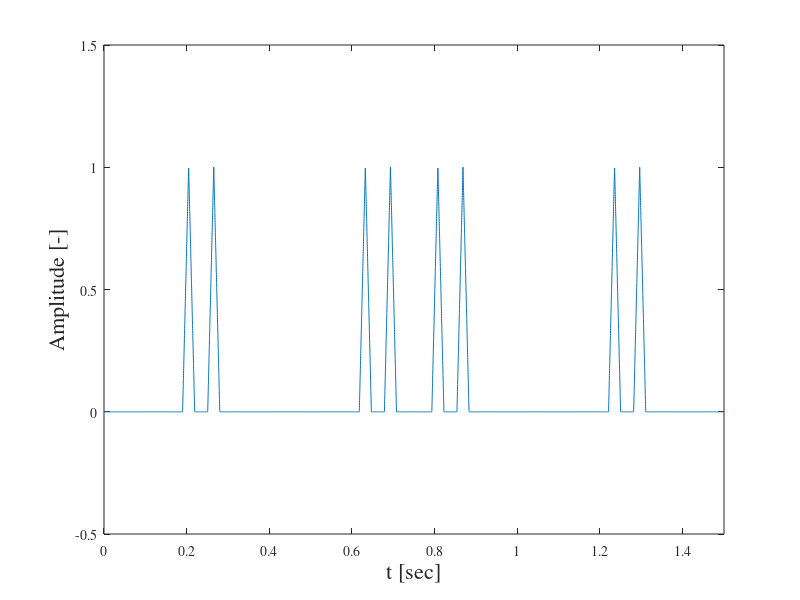

The MATLAB script that drew this image:
%% pro160a_carico

clc
clear all
close all

prex   = @(x, y, z, t)...
                ((1.*(y>=2.3).*(y<=3.6).*(z==6.5)).*...
                (((x>=0).*(x<=0.55/2)).*((t>=0).*(t<=((2*0.65)./(160./3.60))).*(1-abs(t-0.65./(160./3.60))/(0.65./(160./3.60)))+(t>=((2.7)./(160./3.60))).*(t<=((2.7+2*0.65)./(160./3.60))).*(1-abs(t-(2.7+1.*0.65)./(160./3.60))/(0.65./(160./3.60)))+(t>=((19)./(160./3.60))).*(t<=((19+2*0.65)./(160./3.60))).*(1-abs(t-(19+1.*0.65)./(160./3.60))/(0.65./(160./3.60)))+(t>=((21.7)./(160./3.60))).*(t<=((21.7+2*0.65)./(160./3.60))).*(1-abs(t-(21.7+1.*0.65)./(160./3.60))/(0.65./(160./3.60)))+(t>=((26.8)./(160./3.60))).*(t<=((26.8+2*0.65)./(160./3.60))).*(1-abs(t-(26.8+1.*0.65)./(160./3.60))/(0.65./(160./3.60)))+(t>=((29.5)./(160./3.60))).*(t<=((29.5+2*0.65)./(160./3.60))).*(1-abs(t-(29.5+1.*0.65)./(160./3.60))/(0.65./(160./3.60)))+(t>=((45.8)./(160./3.60))).*(t<=((45.8+2*0.65)./(160./3.60))).*(1-abs(t-(45.8+1.*0.65)./(160./3.60))/(0.65./(160./3.60)))+(t>=(48.5)./(160./3.60)).*(t<=((48.5+2*0.65)./(160./3.60))).*(1-abs(t-(48.5+1.*0.65)./(160./3.60))/(0.65./(160./3.60))))+...
                ((x>=(1*0.65-0.55/2)).*(x<=(1*0.65+0.55/2))).*((t>=(1*0.65./(160./3.60))).*(t<=((3*0.65)./(160./3.60))).*(1-abs(t-2.*0.65./(160./3.60))/(0.65./(160./3.60)))+(t>=((1*0.65+2.7)./(160./3.60))).*(t<=((2.7+3*0.65)./(160./3.60))).*(1-abs(t-(2.7+2.*0.65)./(160./3.60))/(0.65./(160./3.60)))+(t>=((1*0.65+19)./(160./3.60))).*(t<=((19+3*0.65)./(160./3.60))).*(1-abs(t-(19+2.*0.65)./(160./3.60))/(0.65./(160./3.60)))+(t>=((1*0.65+21.7)./(160./3.60))).*(t<=((21.7+3*0.65)./(160./3.60))).*(1-abs(t-(21.7+2.*0.65)./(160./3.60))/(0.65./(160./3.60)))+(t>=((1*0.65+26.8)./(160./3.60))).*(t<=((26.8+3*0.65)./(160./3.60))).*(1-abs(t-(26.8+2.*0.65)./(160./3.60))/(0.65./(160./3.60)))+(t>=((1*0.65+29.5)./(160./3.60))).*(t<=((29.5+3*0.65)./(160./3.60))).*(1-abs(t-(29.5+2.*0.65)./(160./3.60))/(0.65./(160./3.60)))+(t>=((1*0.65+45.8)./(160./3.60))).*(t<=((45.8+3*0.65)./(160./3.60))).*(1-abs(t-(45.8+2.*0.65)./(160./3.60))/(0.65./(160./3.60)))+(t>=(1*0.65+48.5)./(160./3.60)).*(t<=((48.5+3*0.65)./(160./3.60))).*(1-abs(t-(48.5+2.*0.65)./(160./3.60))/(0.65./(160./3.60))))+...
                ((x>=(2*0.65-0.55/2)).*(x<=(2*0.65+0.55/2))).*((t>=(2*0.65./(160./3.60))).*(t<=((4*0.65)./(160./3.60))).*(1-abs(t-3.*0.65./(160./3.60))/(0.65./(160./3.60)))+(t>=((2*0.65+2.7)./(160./3.60))).*(t<=((2.7+4*0.65)./(160./3.60))).*(1-abs(t-(2.7+3.*0.65)./(160./3.60))/(0.65./(160./3.60)))+(t>=((2*0.65+19)./(160./3.60))).*(t<=((19+4*0.65)./(160./3.60))).*(1-abs(t-(19+3.*0.65)./(160./3.60))/(0.65./(160./3.60)))+(t>=((2*0.65+21.7)./(160./3.60))).*(t<=((21.7+4*0.65)./(160./3.60))).*(1-abs(t-(21.7+3.*0.65)./(160./3.60))/(0.65./(160./3.60)))+(t>=((2*0.65+26.8)./(160./3.60))).*(t<=((26.8+4*0.65)./(160./3.60))).*(1-abs(t-(26.8+3.*0.65)./(160./3.60))/(0.65./(160./3.60)))+(t>=((2*0.65+29.5)./(160./3.60))).*(t<=((29.5+4*0.65)./(160./3.60))).*(1-abs(t-(29.5+3.*0.65)./(160./3.60))/(0.65./(160./3.60)))+(t>=((2*0.65+45.8)./(160./3.60))).*(t<=((45.8+4*0.65)./(160./3.60))).*(1-abs(t-(45.8+3.*0.65)./(160./3.60))/(0.65./(160./3.60)))+(t>=(2*0.65+48.5)./(160./3.60)).*(t<=((48.5+4*0.65)./(160./3.60))).*(1-abs(t-(48.5+3.*0.65)./(160./3.60))/(0.65./(160./3.60))))+...
                ((x>=(3*0.65-0.55/2)).*(x<=(3*0.65+0.55/2))).*((t>=(3*0.65./(160./3.60))).*(t<=((5*0.65)./(160./3.60))).*(1-abs(t-4.*0.65./(160./3.60))/(0.65./(160./3.60)))+(t>=((3*0.65+2.7)./(160./3.60))).*(t<=((2.7+5*0.65)./(160./3.60))).*(1-abs(t-(2.7+4.*0.65)./(160./3.60))/(0.65./(160./3.60)))+(t>=((3*0.65+19)./(160./3.60))).*(t<=((19+5*0.65)./(160./3.60))).*(1-abs(t-(19+4.*0.65)./(160./3.60))/(0.65./(160./3.60)))+(t>=((3*0.65+21.7)./(160./3.60))).*(t<=((21.7+5*0.65)./(160./3.60))).*(1-abs(t-(21.7+4.*0.65)./(160./3.60))/(0.65./(160./3.60)))+(t>=((3*0.65+26.8)./(160./3.60))).*(t<=((26.8+5*0.65)./(160./3.60))).*(1-abs(t-(26.8+4.*0.65)./(160./3.60))/(0.65./(160./3.60)))+(t>=((3*0.65+29.5)./(160./3.60))).*(t<=((29.5+5*0.65)./(160./3.60))).*(1-abs(t-(29.5+4.*0.65)./(160./3.60))/(0.65./(160./3.60)))+(t>=((3*0.65+45.8)./(160./3.60))).*(t<=((45.8+5*0.65)./(160./3.60))).*(1-abs(t-(45.8+4.*0.65)./(160./3.60))/(0.65./(160./3.60)))+(t>=(3*0.65+48.5)./(160./3.60)).*(t<=((48.5+5*0.65)./(160./3.60))).*(1-abs(t-(48.5+4.*0.65)./(160./3.60))/(0.65./(160./3.60))))+...
                ((x>=(4*0.65-0.55/2)).*(x<=(4*0.65+0.55/2))).*((t>=(4*0.65./(160./3.60))).*(t<=((6*0.65)./(160./3.60))).*(1-abs(t-5.*0.65./(160./3.60))/(0.65./(160./3.60)))+(t>=((4*0.65+2.7)./(160./3.60))).*(t<=((2.7+6*0.65)./(160./3.60))).*(1-abs(t-(2.7+5.*0.65)./(160./3.60))/(0.65./(160./3.60)))+(t>=((4*0.65+19)./(160./3.60))).*(t<=((19+6*0.65)./(160./3.60))).*(1-abs(t-(19+5.*0.65)./(160./3.60))/(0.65./(160./3.60)))+(t>=((4*0.65+21.7)./(160./3.60))).*(t<=((21.7+6*0.65)./(160./3.60))).*(1-abs(t-(21.7+5.*0.65)./(160./3.60))/(0.65./(160./3.60)))+(t>=((4*0.65+26.8)./(160./3.60))).*(t<=((26.8+6*0.65)./(160./3.60))).*(1-abs(t-(26.8+5.*0.65)./(160./3.60))/(0.65./(160./3.60)))+(t>=((4*0.65+29.5)./(160./3.60))).*(t<=((29.5+6*0.65)./(160./3.60))).*(1-abs(t-(29.5+5.*0.65)./(160./3.60))/(0.65./(160./3.60)))+(t>=((4*0.65+45.8)./(160./3.60))).*(t<=((45.8+6*0.65)./(160./3.60))).*(1-abs(t-(45.8+5.*0.65)./(160./3.60))/(0.65./(160./3.60)))+(t>=(4*0.65+48.5)./(160./3.60)).*(t<=((48.5+6*0.65)./(160./3.60))).*(1-abs(t-(48.5+5.*0.65)./(160./3.60))/(0.65./(160./3.60))))+...
                ((x>=(5*0.65-0.55/2)).*(x<=(5*0.65+0.55/2))).*((t>=(5*0.65./(160./3.60))).*(t<=((7*0.65)./(160./3.60))).*(1-abs(t-6.*0.65./(160./3.60))/(0.65./(160./3.60)))+(t>=((5*0.65+2.7)./(160./3.60))).*(t<=((2.7+7*0.65)./(160./3.60))).*(1-abs(t-(2.7+6.*0.65)./(160./3.60))/(0.65./(160./3.60)))+(t>=((5*0.65+19)./(160./3.60))).*(t<=((19+7*0.65)./(160./3.60))).*(1-abs(t-(19+6.*0.65)./(160./3.60))/(0.65./(160./3.60)))+(t>=((5*0.65+21.7)./(160./3.60))).*(t<=((21.7+7*0.65)./(160./3.60))).*(1-abs(t-(21.7+6.*0.65)./(160./3.60))/(0.65./(160./3.60)))+(t>=((5*0.65+26.8)./(160./3.60))).*(t<=((26.8+7*0.65)./(160./3.60))).*(1-abs(t-(26.8+6.*0.65)./(160./3.60))/(0.65./(160./3.60)))+(t>=((5*0.65+29.5)./(160./3.60))).*(t<=((29.5+7*0.65)./(160./3.60))).*(1-abs(t-(29.5+6.*0.65)./(160./3.60))/(0.65./(160./3.60)))+(t>=((5*0.65+45.8)./(160./3.60))).*(t<=((45.8+7*0.65)./(160./3.60))).*(1-abs(t-(45.8+6.*0.65)./(160./3.60))/(0.65./(160./3.60)))+(t>=(5*0.65+48.5)./(160./3.60)).*(t<=((48.5+7*0.65)./(160./3.60))).*(1-abs(t-(48.5+6.*0.65)./(160./3.60))/(0.65./(160./3.60))))+...
                ((x>=(6*0.65-0.55/2)).*(x<=(6*0.65+0.55/2))).*((t>=(6*0.65./(160./3.60))).*(t<=((8*0.65)./(160./3.60))).*(1-abs(t-7.*0.65./(160./3.60))/(0.65./(160./3.60)))+(t>=((6*0.65+2.7)./(160./3.60))).*(t<=((2.7+8*0.65)./(160./3.60))).*(1-abs(t-(2.7+7.*0.65)./(160./3.60))/(0.65./(160./3.60)))+(t>=((6*0.65+19)./(160./3.60))).*(t<=((19+8*0.65)./(160./3.60))).*(1-abs(t-(19+7.*0.65)./(160./3.60))/(0.65./(160./3.60)))+(t>=((6*0.65+21.7)./(160./3.60))).*(t<=((21.7+8*0.65)./(160./3.60))).*(1-abs(t-(21.7+7.*0.65)./(160./3.60))/(0.65./(160./3.60)))+(t>=((6*0.65+26.8)./(160./3.60))).*(t<=((26.8+8*0.65)./(160./3.60))).*(1-abs(t-(26.8+7.*0.65)./(160./3.60))/(0.65./(160./3.60)))+(t>=((6*0.65+29.5)./(160./3.60))).*(t<=((29.5+8*0.65)./(160./3.60))).*(1-abs(t-(29.5+7.*0.65)./(160./3.60))/(0.65./(160./3.60)))+(t>=((6*0.65+45.8)./(160./3.60))).*(t<=((45.8+8*0.65)./(160./3.60))).*(1-abs(t-(45.8+7.*0.65)./(160./3.60))/(0.65./(160./3.60)))+(t>=(6*0.65+48.5)./(160./3.60)).*(t<=((48.5+8*0.65)./(160./3.60))).*(1-abs(t-(48.5+7.*0.65)./(160./3.60))/(0.65./(160./3.60))))+...
                ((x>=(7*0.65-0.55/2)).*(x<=(7*0.65+0.55/2))).*((t>=(7*0.65./(160./3.60))).*(t<=((9*0.65)./(160./3.60))).*(1-abs(t-8.*0.65./(160./3.60))/(0.65./(160./3.60)))+(t>=((7*0.65+2.7)./(160./3.60))).*(t<=((2.7+9*0.65)./(160./3.60))).*(1-abs(t-(2.7+8.*0.65)./(160./3.60))/(0.65./(160./3.60)))+(t>=((7*0.65+19)./(160./3.60))).*(t<=((19+9*0.65)./(160./3.60))).*(1-abs(t-(19+8.*0.65)./(160./3.60))/(0.65./(160./3.60)))+(t>=((7*0.65+21.7)./(160./3.60))).*(t<=((21.7+9*0.65)./(160./3.60))).*(1-abs(t-(21.7+8.*0.65)./(160./3.60))/(0.65./(160./3.60)))+(t>=((7*0.65+26.8)./(160./3.60))).*(t<=((26.8+9*0.65)./(160./3.60))).*(1-abs(t-(26.8+8.*0.65)./(160./3.60))/(0.65./(160./3.60)))+(t>=((7*0.65+29.5)./(160./3.60))).*(t<=((29.5+9*0.65)./(160./3.60))).*(1-abs(t-(29.5+8.*0.65)./(160./3.60))/(0.65./(160./3.60)))+(t>=((7*0.65+45.8)./(160./3.60))).*(t<=((45.8+9*0.65)./(160./3.60))).*(1-abs(t-(45.8+8.*0.65)./(160./3.60))/(0.65./(160./3.60)))+(t>=(7*0.65+48.5)./(160./3.60)).*(t<=((48.5+9*0.65)./(160./3.60))).*(1-abs(t-(48.5+8.*0.65)./(160./3.60))/(0.65./(160./3.60))))+...
                ((x>=(8*0.65-0.55/2)).*(x<=(8*0.65+0.55/2))).*((t>=(8*0.65./(160./3.60))).*(t<=((10*0.65)./(160./3.60))).*(1-abs(t-9.*0.65./(160./3.60))/(0.65./(160./3.60)))+(t>=((8*0.65+2.7)./(160./3.60))).*(t<=((2.7+10*0.65)./(160./3.60))).*(1-abs(t-(2.7+9.*0.65)./(160./3.60))/(0.65./(160./3.60)))+(t>=((8*0.65+19)./(160./3.60))).*(t<=((19+10*0.65)./(160./3.60))).*(1-abs(t-(19+9.*0.65)./(160./3.60))/(0.65./(160./3.60)))+(t>=((8*0.65+21.7)./(160./3.60))).*(t<=((21.7+10*0.65)./(160./3.60))).*(1-abs(t-(21.7+9.*0.65)./(160./3.60))/(0.65./(160./3.60)))+(t>=((8*0.65+26.8)./(160./3.60))).*(t<=((26.8+10*0.65)./(160./3.60))).*(1-abs(t-(26.8+9.*0.65)./(160./3.60))/(0.65./(160./3.60)))+(t>=((8*0.65+29.5)./(160./3.60))).*(t<=((29.5+10*0.65)./(160./3.60))).*(1-abs(t-(29.5+9.*0.65)./(160./3.60))/(0.65./(160./3.60)))+(t>=((8*0.65+45.8)./(160./3.60))).*(t<=((45.8+10*0.65)./(160./3.60))).*(1-abs(t-(45.8+9.*0.65)./(160./3.60))/(0.65./(160./3.60)))+(t>=(8*0.65+48.5)./(160./3.60)).*(t<=((48.5+10*0.65)./(160./3.60))).*(1-abs(t-(48.5+9.*0.65)./(160./3.60))/(0.65./(160./3.60))))+...
                ((x>=(9*0.65-0.55/2)).*(x<=(9*0.65+0.55/2))).*((t>=(9*0.65./(160./3.60))).*(t<=((11*0.65)./(160./3.60))).*(1-abs(t-10.*0.65./(160./3.60))/(0.65./(160./3.60)))+(t>=((9*0.65+2.7)./(160./3.60))).*(t<=((2.7+11*0.65)./(160./3.60))).*(1-abs(t-(2.7+10.*0.65)./(160./3.60))/(0.65./(160./3.60)))+(t>=((9*0.65+19)./(160./3.60))).*(t<=((19+11*0.65)./(160./3.60))).*(1-abs(t-(19+10.*0.65)./(160./3.60))/(0.65./(160./3.60)))+(t>=((9*0.65+21.7)./(160./3.60))).*(t<=((21.7+11*0.65)./(160./3.60))).*(1-abs(t-(21.7+10.*0.65)./(160./3.60))/(0.65./(160./3.60)))+(t>=((9*0.65+26.8)./(160./3.60))).*(t<=((26.8+11*0.65)./(160./3.60))).*(1-abs(t-(26.8+10.*0.65)./(160./3.60))/(0.65./(160./3.60)))+(t>=((9*0.65+29.5)./(160./3.60))).*(t<=((29.5+11*0.65)./(160./3.60))).*(1-abs(t-(29.5+10.*0.65)./(160./3.60))/(0.65./(160./3.60)))+(t>=((9*0.65+45.8)./(160./3.60))).*(t<=((45.8+11*0.65)./(160./3.60))).*(1-abs(t-(45.8+10.*0.65)./(160./3.60))/(0.65./(160./3.60)))+(t>=(9*0.65+48.5)./(160./3.60)).*(t<=((48.5+11*0.65)./(160./3.60))).*(1-abs(t-(48.5+10.*0.65)./(160./3.60))/(0.65./(160./3.60))))+...
                ((x>=(10*0.65-0.55/2)).*(x<=(10*0.65+0.55/2))).*((t>=(10*0.65./(160./3.60))).*(t<=((12*0.65)./(160./3.60))).*(1-abs(t-11.*0.65./(160./3.60))/(0.65./(160./3.60)))+(t>=((10*0.65+2.7)./(160./3.60))).*(t<=((2.7+12*0.65)./(160./3.60))).*(1-abs(t-(2.7+11.*0.65)./(160./3.60))/(0.65./(160./3.60)))+(t>=((10*0.65+19)./(160./3.60))).*(t<=((19+12*0.65)./(160./3.60))).*(1-abs(t-(19+11.*0.65)./(160./3.60))/(0.65./(160./3.60)))+(t>=((10*0.65+21.7)./(160./3.60))).*(t<=((21.7+12*0.65)./(160./3.60))).*(1-abs(t-(21.7+11.*0.65)./(160./3.60))/(0.65./(160./3.60)))+(t>=((10*0.65+26.8)./(160./3.60))).*(t<=((26.8+12*0.65)./(160./3.60))).*(1-abs(t-(26.8+11.*0.65)./(160./3.60))/(0.65./(160./3.60)))+(t>=((10*0.65+29.5)./(160./3.60))).*(t<=((29.5+12*0.65)./(160./3.60))).*(1-abs(t-(29.5+11.*0.65)./(160./3.60))/(0.65./(160./3.60)))+(t>=((10*0.65+45.8)./(160./3.60))).*(t<=((45.8+12*0.65)./(160./3.60))).*(1-abs(t-(45.8+11.*0.65)./(160./3.60))/(0.65./(160./3.60)))+(t>=(10*0.65+48.5)./(160./3.60)).*(t<=((48.5+12*0.65)./(160./3.60))).*(1-abs(t-(48.5+11.*0.65)./(160./3.60))/(0.65./(160./3.60))))+...
                ((x>=(11*0.65-0.55/2)).*(x<=(11*0.65+0.55/2))).*((t>=(11*0.65./(160./3.60))).*(t<=((13*0.65)./(160./3.60))).*(1-abs(t-12.*0.65./(160./3.60))/(0.65./(160./3.60)))+(t>=((11*0.65+2.7)./(160./3.60))).*(t<=((2.7+13*0.65)./(160./3.60))).*(1-abs(t-(2.7+12.*0.65)./(160./3.60))/(0.65./(160./3.60)))+(t>=((11*0.65+19)./(160./3.60))).*(t<=((19+13*0.65)./(160./3.60))).*(1-abs(t-(19+12.*0.65)./(160./3.60))/(0.65./(160./3.60)))+(t>=((11*0.65+21.7)./(160./3.60))).*(t<=((21.7+13*0.65)./(160./3.60))).*(1-abs(t-(21.7+12.*0.65)./(160./3.60))/(0.65./(160./3.60)))+(t>=((11*0.65+26.8)./(160./3.60))).*(t<=((26.8+13*0.65)./(160./3.60))).*(1-abs(t-(26.8+12.*0.65)./(160./3.60))/(0.65./(160./3.60)))+(t>=((11*0.65+29.5)./(160./3.60))).*(t<=((29.5+13*0.65)./(160./3.60))).*(1-abs(t-(29.5+12.*0.65)./(160./3.60))/(0.65./(160./3.60)))+(t>=((11*0.65+45.8)./(160./3.60))).*(t<=((45.8+13*0.65)./(160./3.60))).*(1-abs(t-(45.8+12.*0.65)./(160./3.60))/(0.65./(160./3.60)))+(t>=(11*0.65+48.5)./(160./3.60)).*(t<=((48.5+13*0.65)./(160./3.60))).*(1-abs(t-(48.5+12.*0.65)./(160./3.60))/(0.65./(160./3.60))))+...
                ((x>=(12*0.65-0.55/2)).*(x<=(12*0.65+0.55/2))).*((t>=(12*0.65./(160./3.60))).*(t<=((14*0.65)./(160./3.60))).*(1-abs(t-13.*0.65./(160./3.60))/(0.65./(160./3.60)))+(t>=((12*0.65+2.7)./(160./3.60))).*(t<=((2.7+14*0.65)./(160./3.60))).*(1-abs(t-(2.7+13.*0.65)./(160./3.60))/(0.65./(160./3.60)))+(t>=((12*0.65+19)./(160./3.60))).*(t<=((19+14*0.65)./(160./3.60))).*(1-abs(t-(19+13.*0.65)./(160./3.60))/(0.65./(160./3.60)))+(t>=((12*0.65+21.7)./(160./3.60))).*(t<=((21.7+14*0.65)./(160./3.60))).*(1-abs(t-(21.7+13.*0.65)./(160./3.60))/(0.65./(160./3.60)))+(t>=((12*0.65+26.8)./(160./3.60))).*(t<=((26.8+14*0.65)./(160./3.60))).*(1-abs(t-(26.8+13.*0.65)./(160./3.60))/(0.65./(160./3.60)))+(t>=((12*0.65+29.5)./(160./3.60))).*(t<=((29.5+14*0.65)./(160./3.60))).*(1-abs(t-(29.5+13.*0.65)./(160./3.60))/(0.65./(160./3.60)))+(t>=((12*0.65+45.8)./(160./3.60))).*(t<=((45.8+14*0.65)./(160./3.60))).*(1-abs(t-(45.8+13.*0.65)./(160./3.60))/(0.65./(160./3.60)))+(t>=(12*0.65+48.5)./(160./3.60)).*(t<=((48.5+14*0.65)./(160./3.60))).*(1-abs(t-(48.5+13.*0.65)./(160./3.60))/(0.65./(160./3.60))))+...
                ((x>=(13*0.65-0.55/2)).*(x<=(13*0.65+0.55/2))).*((t>=(13*0.65./(160./3.60))).*(t<=((15*0.65)./(160./3.60))).*(1-abs(t-14.*0.65./(160./3.60))/(0.65./(160./3.60)))+(t>=((13*0.65+2.7)./(160./3.60))).*(t<=((2.7+15*0.65)./(160./3.60))).*(1-abs(t-(2.7+14.*0.65)./(160./3.60))/(0.65./(160./3.60)))+(t>=((13*0.65+19)./(160./3.60))).*(t<=((19+15*0.65)./(160./3.60))).*(1-abs(t-(19+14.*0.65)./(160./3.60))/(0.65./(160./3.60)))+(t>=((13*0.65+21.7)./(160./3.60))).*(t<=((21.7+15*0.65)./(160./3.60))).*(1-abs(t-(21.7+14.*0.65)./(160./3.60))/(0.65./(160./3.60)))+(t>=((13*0.65+26.8)./(160./3.60))).*(t<=((26.8+15*0.65)./(160./3.60))).*(1-abs(t-(26.8+14.*0.65)./(160./3.60))/(0.65./(160./3.60)))+(t>=((13*0.65+29.5)./(160./3.60))).*(t<=((29.5+15*0.65)./(160./3.60))).*(1-abs(t-(29.5+14.*0.65)./(160./3.60))/(0.65./(160./3.60)))+(t>=((13*0.65+45.8)./(160./3.60))).*(t<=((45.8+15*0.65)./(160./3.60))).*(1-abs(t-(45.8+14.*0.65)./(160./3.60))/(0.65./(160./3.60)))+(t>=(13*0.65+48.5)./(160./3.60)).*(t<=((48.5+15*0.65)./(160./3.60))).*(1-abs(t-(48.5+14.*0.65)./(160./3.60))/(0.65./(160./3.60))))+...
                ((x>=(14*0.65-0.55/2)).*(x<=(14*0.65+0.55/2))).*((t>=(14*0.65./(160./3.60))).*(t<=((16*0.65)./(160./3.60))).*(1-abs(t-15.*0.65./(160./3.60))/(0.65./(160./3.60)))+(t>=((14*0.65+2.7)./(160./3.60))).*(t<=((2.7+16*0.65)./(160./3.60))).*(1-abs(t-(2.7+15.*0.65)./(160./3.60))/(0.65./(160./3.60)))+(t>=((14*0.65+19)./(160./3.60))).*(t<=((19+16*0.65)./(160./3.60))).*(1-abs(t-(19+15.*0.65)./(160./3.60))/(0.65./(160./3.60)))+(t>=((14*0.65+21.7)./(160./3.60))).*(t<=((21.7+16*0.65)./(160./3.60))).*(1-abs(t-(21.7+15.*0.65)./(160./3.60))/(0.65./(160./3.60)))+(t>=((14*0.65+26.8)./(160./3.60))).*(t<=((26.8+16*0.65)./(160./3.60))).*(1-abs(t-(26.8+15.*0.65)./(160./3.60))/(0.65./(160./3.60)))+(t>=((14*0.65+29.5)./(160./3.60))).*(t<=((29.5+16*0.65)./(160./3.60))).*(1-abs(t-(29.5+15.*0.65)./(160./3.60))/(0.65./(160./3.60)))+(t>=((14*0.65+45.8)./(160./3.60))).*(t<=((45.8+16*0.65)./(160./3.60))).*(1-abs(t-(45.8+15.*0.65)./(160./3.60))/(0.65./(160./3.60)))+(t>=(14*0.65+48.5)./(160./3.60)).*(t<=((48.5+16*0.65)./(160./3.60))).*(1-abs(t-(48.5+15.*0.65)./(160./3.60))/(0.65./(160./3.60))))+...
                ((x>=(15*0.65-0.55/2)).*(x<=(15*0.65+0.55/2))).*((t>=(15*0.65./(160./3.60))).*(t<=((17*0.65)./(160./3.60))).*(1-abs(t-16.*0.65./(160./3.60))/(0.65./(160./3.60)))+(t>=((15*0.65+2.7)./(160./3.60))).*(t<=((2.7+17*0.65)./(160./3.60))).*(1-abs(t-(2.7+16.*0.65)./(160./3.60))/(0.65./(160./3.60)))+(t>=((15*0.65+19)./(160./3.60))).*(t<=((19+17*0.65)./(160./3.60))).*(1-abs(t-(19+16.*0.65)./(160./3.60))/(0.65./(160./3.60)))+(t>=((15*0.65+21.7)./(160./3.60))).*(t<=((21.7+17*0.65)./(160./3.60))).*(1-abs(t-(21.7+16.*0.65)./(160./3.60))/(0.65./(160./3.60)))+(t>=((15*0.65+26.8)./(160./3.60))).*(t<=((26.8+17*0.65)./(160./3.60))).*(1-abs(t-(26.8+16.*0.65)./(160./3.60))/(0.65./(160./3.60)))+(t>=((15*0.65+29.5)./(160./3.60))).*(t<=((29.5+17*0.65)./(160./3.60))).*(1-abs(t-(29.5+16.*0.65)./(160./3.60))/(0.65./(160./3.60)))+(t>=((15*0.65+45.8)./(160./3.60))).*(t<=((45.8+17*0.65)./(160./3.60))).*(1-abs(t-(45.8+16.*0.65)./(160./3.60))/(0.65./(160./3.60)))+(t>=(15*0.65+48.5)./(160./3.60)).*(t<=((48.5+17*0.65)./(160./3.60))).*(1-abs(t-(48.5+16.*0.65)./(160./3.60))/(0.65./(160./3.60))))+...
                ((x>=(16*0.65-0.55/2)).*(x<=(16*0.65+0.55/2))).*((t>=(16*0.65./(160./3.60))).*(t<=((18*0.65)./(160./3.60))).*(1-abs(t-17.*0.65./(160./3.60))/(0.65./(160./3.60)))+(t>=((16*0.65+2.7)./(160./3.60))).*(t<=((2.7+18*0.65)./(160./3.60))).*(1-abs(t-(2.7+17.*0.65)./(160./3.60))/(0.65./(160./3.60)))+(t>=((16*0.65+19)./(160./3.60))).*(t<=((19+18*0.65)./(160./3.60))).*(1-abs(t-(19+17.*0.65)./(160./3.60))/(0.65./(160./3.60)))+(t>=((16*0.65+21.7)./(160./3.60))).*(t<=((21.7+18*0.65)./(160./3.60))).*(1-abs(t-(21.7+17.*0.65)./(160./3.60))/(0.65./(160./3.60)))+(t>=((16*0.65+26.8)./(160./3.60))).*(t<=((26.8+18*0.65)./(160./3.60))).*(1-abs(t-(26.8+17.*0.65)./(160./3.60))/(0.65./(160./3.60)))+(t>=((16*0.65+29.5)./(160./3.60))).*(t<=((29.5+18*0.65)./(160./3.60))).*(1-abs(t-(29.5+17.*0.65)./(160./3.60))/(0.65./(160./3.60)))+(t>=((16*0.65+45.8)./(160./3.60))).*(t<=((45.8+18*0.65)./(160./3.60))).*(1-abs(t-(45.8+17.*0.65)./(160./3.60))/(0.65./(160./3.60)))+(t>=(16*0.65+48.5)./(160./3.60)).*(t<=((48.5+18*0.65)./(160./3.60))).*(1-abs(t-(48.5+17.*0.65)./(160./3.60))/(0.65./(160./3.60))))+...
                ((x>=(17*0.65-0.55/2)).*(x<=(17*0.65+0.55/2))).*((t>=(17*0.65./(160./3.60))).*(t<=((19*0.65)./(160./3.60))).*(1-abs(t-18.*0.65./(160./3.60))/(0.65./(160./3.60)))+(t>=((17*0.65+2.7)./(160./3.60))).*(t<=((2.7+19*0.65)./(160./3.60))).*(1-abs(t-(2.7+18.*0.65)./(160./3.60))/(0.65./(160./3.60)))+(t>=((17*0.65+19)./(160./3.60))).*(t<=((19+19*0.65)./(160./3.60))).*(1-abs(t-(19+18.*0.65)./(160./3.60))/(0.65./(160./3.60)))+(t>=((17*0.65+21.7)./(160./3.60))).*(t<=((21.7+19*0.65)./(160./3.60))).*(1-abs(t-(21.7+18.*0.65)./(160./3.60))/(0.65./(160./3.60)))+(t>=((17*0.65+26.8)./(160./3.60))).*(t<=((26.8+19*0.65)./(160./3.60))).*(1-abs(t-(26.8+18.*0.65)./(160./3.60))/(0.65./(160./3.60)))+(t>=((17*0.65+29.5)./(160./3.60))).*(t<=((29.5+19*0.65)./(160./3.60))).*(1-abs(t-(29.5+18.*0.65)./(160./3.60))/(0.65./(160./3.60)))+(t>=((17*0.65+45.8)./(160./3.60))).*(t<=((45.8+19*0.65)./(160./3.60))).*(1-abs(t-(45.8+18.*0.65)./(160./3.60))/(0.65./(160./3.60)))+(t>=(17*0.65+48.5)./(160./3.60)).*(t<=((48.5+19*0.65)./(160./3.60))).*(1-abs(t-(48.5+18.*0.65)./(160./3.60))/(0.65./(160./3.60))))+...
                ((x>=(18*0.65-0.55/2)).*(x<=(18*0.65+0.55/2))).*((t>=(18*0.65./(160./3.60))).*(t<=((20*0.65)./(160./3.60))).*(1-abs(t-19.*0.65./(160./3.60))/(0.65./(160./3.60)))+(t>=((18*0.65+2.7)./(160./3.60))).*(t<=((2.7+20*0.65)./(160./3.60))).*(1-abs(t-(2.7+19.*0.65)./(160./3.60))/(0.65./(160./3.60)))+(t>=((18*0.65+19)./(160./3.60))).*(t<=((19+20*0.65)./(160./3.60))).*(1-abs(t-(19+19.*0.65)./(160./3.60))/(0.65./(160./3.60)))+(t>=((18*0.65+21.7)./(160./3.60))).*(t<=((21.7+20*0.65)./(160./3.60))).*(1-abs(t-(21.7+19.*0.65)./(160./3.60))/(0.65./(160./3.60)))+(t>=((18*0.65+26.8)./(160./3.60))).*(t<=((26.8+20*0.65)./(160./3.60))).*(1-abs(t-(26.8+19.*0.65)./(160./3.60))/(0.65./(160./3.60)))+(t>=((18*0.65+29.5)./(160./3.60))).*(t<=((29.5+20*0.65)./(160./3.60))).*(1-abs(t-(29.5+19.*0.65)./(160./3.60))/(0.65./(160./3.60)))+(t>=((18*0.65+45.8)./(160./3.60))).*(t<=((45.8+20*0.65)./(160./3.60))).*(1-abs(t-(45.8+19.*0.65)./(160./3.60))/(0.65./(160./3.60)))+(t>=(18*0.65+48.5)./(160./3.60)).*(t<=((48.5+20*0.65)./(160./3.60))).*(1-abs(t-(48.5+19.*0.65)./(160./3.60))/(0.65./(160./3.60))))+...
                ((x>=(19*0.65-0.55/2)).*(x<=(19*0.65+0.55/2))).*((t>=(19*0.65./(160./3.60))).*(t<=((21*0.65)./(160./3.60))).*(1-abs(t-20.*0.65./(160./3.60))/(0.65./(160./3.60)))+(t>=((19*0.65+2.7)./(160./3.60))).*(t<=((2.7+21*0.65)./(160./3.60))).*(1-abs(t-(2.7+20.*0.65)./(160./3.60))/(0.65./(160./3.60)))+(t>=((19*0.65+19)./(160./3.60))).*(t<=((19+21*0.65)./(160./3.60))).*(1-abs(t-(19+20.*0.65)./(160./3.60))/(0.65./(160./3.60)))+(t>=((19*0.65+21.7)./(160./3.60))).*(t<=((21.7+21*0.65)./(160./3.60))).*(1-abs(t-(21.7+20.*0.65)./(160./3.60))/(0.65./(160./3.60)))+(t>=((19*0.65+26.8)./(160./3.60))).*(t<=((26.8+21*0.65)./(160./3.60))).*(1-abs(t-(26.8+20.*0.65)./(160./3.60))/(0.65./(160./3.60)))+(t>=((19*0.65+29.5)./(160./3.60))).*(t<=((29.5+21*0.65)./(160./3.60))).*(1-abs(t-(29.5+20.*0.65)./(160./3.60))/(0.65./(160./3.60)))+(t>=((19*0.65+45.8)./(160./3.60))).*(t<=((45.8+21*0.65)./(160./3.60))).*(1-abs(t-(45.8+20.*0.65)./(160./3.60))/(0.65./(160./3.60)))+(t>=(19*0.65+48.5)./(160./3.60)).*(t<=((48.5+21*0.65)./(160./3.60))).*(1-abs(t-(48.5+20.*0.65)./(160./3.60))/(0.65./(160./3.60))))+...
                ((x>=(20*0.65-0.55/2)).*(x<=(20*0.65+0.55/2))).*((t>=(20*0.65./(160./3.60))).*(t<=((22*0.65)./(160./3.60))).*(1-abs(t-21.*0.65./(160./3.60))/(0.65./(160./3.60)))+(t>=((20*0.65+2.7)./(160./3.60))).*(t<=((2.7+22*0.65)./(160./3.60))).*(1-abs(t-(2.7+21.*0.65)./(160./3.60))/(0.65./(160./3.60)))+(t>=((20*0.65+19)./(160./3.60))).*(t<=((19+22*0.65)./(160./3.60))).*(1-abs(t-(19+21.*0.65)./(160./3.60))/(0.65./(160./3.60)))+(t>=((20*0.65+21.7)./(160./3.60))).*(t<=((21.7+22*0.65)./(160./3.60))).*(1-abs(t-(21.7+21.*0.65)./(160./3.60))/(0.65./(160./3.60)))+(t>=((20*0.65+26.8)./(160./3.60))).*(t<=((26.8+22*0.65)./(160./3.60))).*(1-abs(t-(26.8+21.*0.65)./(160./3.60))/(0.65./(160./3.60)))+(t>=((20*0.65+29.5)./(160./3.60))).*(t<=((29.5+22*0.65)./(160./3.60))).*(1-abs(t-(29.5+21.*0.65)./(160./3.60))/(0.65./(160./3.60)))+(t>=((20*0.65+45.8)./(160./3.60))).*(t<=((45.8+22*0.65)./(160./3.60))).*(1-abs(t-(45.8+21.*0.65)./(160./3.60))/(0.65./(160./3.60)))+(t>=(20*0.65+48.5)./(160./3.60)).*(t<=((48.5+22*0.65)./(160./3.60))).*(1-abs(t-(48.5+21.*0.65)./(160./3.60))/(0.65./(160./3.60))))+...
                ((x>=(21*0.65-0.55/2)).*(x<=(21*0.65+0.55/2))).*((t>=(21*0.65./(160./3.60))).*(t<=((23*0.65)./(160./3.60))).*(1-abs(t-22.*0.65./(160./3.60))/(0.65./(160./3.60)))+(t>=((21*0.65+2.7)./(160./3.60))).*(t<=((2.7+23*0.65)./(160./3.60))).*(1-abs(t-(2.7+22.*0.65)./(160./3.60))/(0.65./(160./3.60)))+(t>=((21*0.65+19)./(160./3.60))).*(t<=((19+23*0.65)./(160./3.60))).*(1-abs(t-(19+22.*0.65)./(160./3.60))/(0.65./(160./3.60)))+(t>=((21*0.65+21.7)./(160./3.60))).*(t<=((21.7+23*0.65)./(160./3.60))).*(1-abs(t-(21.7+22.*0.65)./(160./3.60))/(0.65./(160./3.60)))+(t>=((21*0.65+26.8)./(160./3.60))).*(t<=((26.8+23*0.65)./(160./3.60))).*(1-abs(t-(26.8+22.*0.65)./(160./3.60))/(0.65./(160./3.60)))+(t>=((21*0.65+29.5)./(160./3.60))).*(t<=((29.5+23*0.65)./(160./3.60))).*(1-abs(t-(29.5+22.*0.65)./(160./3.60))/(0.65./(160./3.60)))+(t>=((21*0.65+45.8)./(160./3.60))).*(t<=((45.8+23*0.65)./(160./3.60))).*(1-abs(t-(45.8+22.*0.65)./(160./3.60))/(0.65./(160./3.60)))+(t>=(21*0.65+48.5)./(160./3.60)).*(t<=((48.5+23*0.65)./(160./3.60))).*(1-abs(t-(48.5+22.*0.65)./(160./3.60))/(0.65./(160./3.60))))+...
                ((x>=(22*0.65-0.55/2)).*(x<=(22*0.65+0.55/2))).*((t>=(22*0.65./(160./3.60))).*(t<=((24*0.65)./(160./3.60))).*(1-abs(t-23.*0.65./(160./3.60))/(0.65./(160./3.60)))+(t>=((22*0.65+2.7)./(160./3.60))).*(t<=((2.7+24*0.65)./(160./3.60))).*(1-abs(t-(2.7+23.*0.65)./(160./3.60))/(0.65./(160./3.60)))+(t>=((22*0.65+19)./(160./3.60))).*(t<=((19+24*0.65)./(160./3.60))).*(1-abs(t-(19+23.*0.65)./(160./3.60))/(0.65./(160./3.60)))+(t>=((22*0.65+21.7)./(160./3.60))).*(t<=((21.7+24*0.65)./(160./3.60))).*(1-abs(t-(21.7+23.*0.65)./(160./3.60))/(0.65./(160./3.60)))+(t>=((22*0.65+26.8)./(160./3.60))).*(t<=((26.8+24*0.65)./(160./3.60))).*(1-abs(t-(26.8+23.*0.65)./(160./3.60))/(0.65./(160./3.60)))+(t>=((22*0.65+29.5)./(160./3.60))).*(t<=((29.5+24*0.65)./(160./3.60))).*(1-abs(t-(29.5+23.*0.65)./(160./3.60))/(0.65./(160./3.60)))+(t>=((22*0.65+45.8)./(160./3.60))).*(t<=((45.8+24*0.65)./(160./3.60))).*(1-abs(t-(45.8+23.*0.65)./(160./3.60))/(0.65./(160./3.60)))+(t>=(22*0.65+48.5)./(160./3.60)).*(t<=((48.5+24*0.65)./(160./3.60))).*(1-abs(t-(48.5+23.*0.65)./(160./3.60))/(0.65./(160./3.60))))+...
                ((x>=(23*0.65-0.55/2)).*(x<=(23*0.65+0.55/2))).*((t>=(23*0.65./(160./3.60))).*(t<=((25*0.65)./(160./3.60))).*(1-abs(t-24.*0.65./(160./3.60))/(0.65./(160./3.60)))+(t>=((23*0.65+2.7)./(160./3.60))).*(t<=((2.7+25*0.65)./(160./3.60))).*(1-abs(t-(2.7+24.*0.65)./(160./3.60))/(0.65./(160./3.60)))+(t>=((23*0.65+19)./(160./3.60))).*(t<=((19+25*0.65)./(160./3.60))).*(1-abs(t-(19+24.*0.65)./(160./3.60))/(0.65./(160./3.60)))+(t>=((23*0.65+21.7)./(160./3.60))).*(t<=((21.7+25*0.65)./(160./3.60))).*(1-abs(t-(21.7+24.*0.65)./(160./3.60))/(0.65./(160./3.60)))+(t>=((23*0.65+26.8)./(160./3.60))).*(t<=((26.8+25*0.65)./(160./3.60))).*(1-abs(t-(26.8+24.*0.65)./(160./3.60))/(0.65./(160./3.60)))+(t>=((23*0.65+29.5)./(160./3.60))).*(t<=((29.5+25*0.65)./(160./3.60))).*(1-abs(t-(29.5+24.*0.65)./(160./3.60))/(0.65./(160./3.60)))+(t>=((23*0.65+45.8)./(160./3.60))).*(t<=((45.8+25*0.65)./(160./3.60))).*(1-abs(t-(45.8+24.*0.65)./(160./3.60))/(0.65./(160./3.60)))+(t>=(23*0.65+48.5)./(160./3.60)).*(t<=((48.5+25*0.65)./(160./3.60))).*(1-abs(t-(48.5+24.*0.65)./(160./3.60))/(0.65./(160./3.60))))+...
                ((x>=(24*0.65-0.55/2)).*(x<=(24*0.65+0.55/2))).*((t>=(24*0.65./(160./3.60))).*(t<=((26*0.65)./(160./3.60))).*(1-abs(t-25.*0.65./(160./3.60))/(0.65./(160./3.60)))+(t>=((24*0.65+2.7)./(160./3.60))).*(t<=((2.7+26*0.65)./(160./3.60))).*(1-abs(t-(2.7+25.*0.65)./(160./3.60))/(0.65./(160./3.60)))+(t>=((24*0.65+19)./(160./3.60))).*(t<=((19+26*0.65)./(160./3.60))).*(1-abs(t-(19+25.*0.65)./(160./3.60))/(0.65./(160./3.60)))+(t>=((24*0.65+21.7)./(160./3.60))).*(t<=((21.7+26*0.65)./(160./3.60))).*(1-abs(t-(21.7+25.*0.65)./(160./3.60))/(0.65./(160./3.60)))+(t>=((24*0.65+26.8)./(160./3.60))).*(t<=((26.8+26*0.65)./(160./3.60))).*(1-abs(t-(26.8+25.*0.65)./(160./3.60))/(0.65./(160./3.60)))+(t>=((24*0.65+29.5)./(160./3.60))).*(t<=((29.5+26*0.65)./(160./3.60))).*(1-abs(t-(29.5+25.*0.65)./(160./3.60))/(0.65./(160./3.60)))+(t>=((24*0.65+45.8)./(160./3.60))).*(t<=((45.8+26*0.65)./(160./3.60))).*(1-abs(t-(45.8+25.*0.65)./(160./3.60))/(0.65./(160./3.60)))+(t>=(24*0.65+48.5)./(160./3.60)).*(t<=((48.5+26*0.65)./(160./3.60))).*(1-abs(t-(48.5+25.*0.65)./(160./3.60))/(0.65./(160./3.60))))+...
                ((x>=(25*0.65-0.55/2)).*(x<=(25*0.65+0.15))).*((t>=(25*0.65./(160./3.60))).*(t<=((27*0.65)./(160./3.60))).*(1-abs(t-26.*0.65./(160./3.60))/(0.65./(160./3.60)))+(t>=((25*0.65+2.7)./(160./3.60))).*(t<=((2.7+27*0.65)./(160./3.60))).*(1-abs(t-(2.7+26.*0.65)./(160./3.60))/(0.65./(160./3.60)))+(t>=((25*0.65+19)./(160./3.60))).*(t<=((19+27*0.65)./(160./3.60))).*(1-abs(t-(19+26.*0.65)./(160./3.60))/(0.65./(160./3.60)))+(t>=((25*0.65+21.7)./(160./3.60))).*(t<=((21.7+27*0.65)./(160./3.60))).*(1-abs(t-(21.7+26.*0.65)./(160./3.60))/(0.65./(160./3.60)))+(t>=((25*0.65+26.8)./(160./3.60))).*(t<=((26.8+27*0.65)./(160./3.60))).*(1-abs(t-(26.8+26.*0.65)./(160./3.60))/(0.65./(160./3.60)))+(t>=((25*0.65+29.5)./(160./3.60))).*(t<=((29.5+27*0.65)./(160./3.60))).*(1-abs(t-(29.5+26.*0.65)./(160./3.60))/(0.65./(160./3.60)))+(t>=((25*0.65+45.8)./(160./3.60))).*(t<=((45.8+27*0.65)./(160./3.60))).*(1-abs(t-(45.8+26.*0.65)./(160./3.60))/(0.65./(160./3.60)))+(t>=(25*0.65+48.5)./(160./3.60)).*(t<=((48.5+27*0.65)./(160./3.60))).*(1-abs(t-(48.5+26.*0.65)./(160./3.60))/(0.65./(160./3.60))))));
       
            t=0:0.0001:1.5;
            x=(8.2).*ones(1,length(t));
            z=6.5.*ones(1,length(t));
            y=3.*ones(1,length(t));
            prex=prex(x,y,z,t);

            figure
            plot(t,prex)
            xlabel('t [sec]','FontSize',16); ylabel('Amplitude [-]','FontSize',16)
            set(gca,'fontname','times')
            xlim([0 1.5]);
            ylim([-0.5 1.5]);
            box on
            